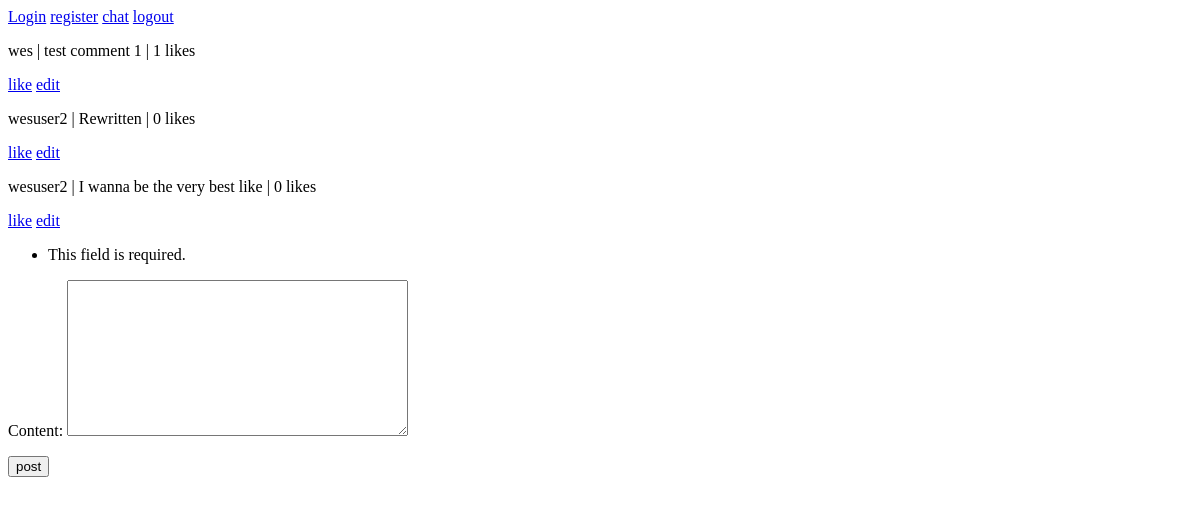
The app's page /chat/, older data.
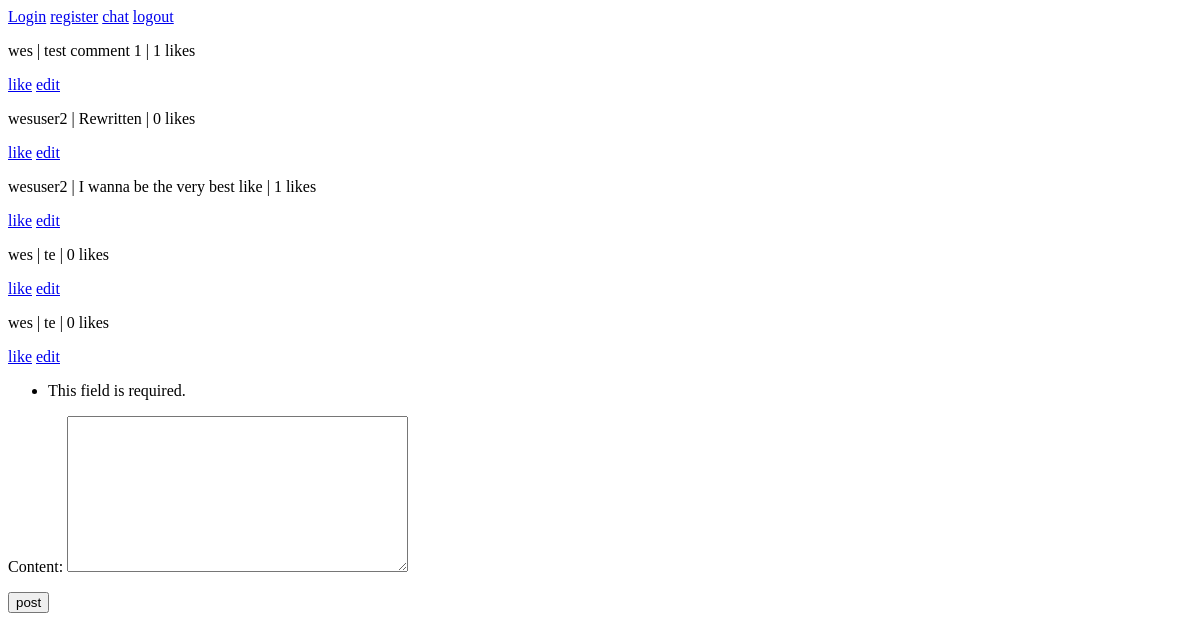
The same page, newer data.
### app1/models.py (models this page shows)
class Comment(models.Model):
    user = models.ForeignKey(User, on_delete=models.CASCADE)
    content = models.TextField()
    likes = models.ManyToManyField(User, related_name='liked_comments', blank=True)

### app1/views.py (the view)
# urls.py: path('chat/', views.chat, name='chat'),
def chat(request):
    comments = Comment.objects.all()
    form = CommentForm(request.POST)
    if request.method == "POST":
        comment = form.save(commit=False)
        comment.user = request.user
        comment.save()
        return redirect('chat')
    return render(request, 'chat.html', {'form':form, 'comments':comments})

### app1/forms.py
class CommentForm(forms.ModelForm):
    content = forms.TextInput()
    class Meta:
        model = Comment
        fields = ['content']

### app1/templates/chat.html (shortened to what this page needs)
{% extends 'base.html' %}
{% block content %}
{% for comment in comments %}
    <p>{{comment.user.username}} | {{comment.content}} | {{comment.likes.count}} likes</p>
    <a href="{% url 'like_comment' comment.id%}">like</a>
    <a href="{% url 'edit_comment' comment.id%}">edit</a>
{%endfor%}
<form method="POST">
    {{ form.as_p }}
    <button type="submit" class="btn btn-primary">post</button>
</form>
{% endblock %}

### app1/templates/base.html
<a href="{%url 'login' %}">Login</a>
<a href="{%url 'register' %}">register</a>
<a href="{%url 'chat' %}">chat</a>
<a href="{%url 'logout' %}">logout</a>
{%block content%}
{%endblock%}

Row changes from the older to the newer data that the page shows:
computed for Comment "I wanna be the very best like": likes.count "0" → "1"
added Comment: user.username "wes", content "te", likes.count "0"
added Comment: user.username "wes", content "te", likes.count "0"
